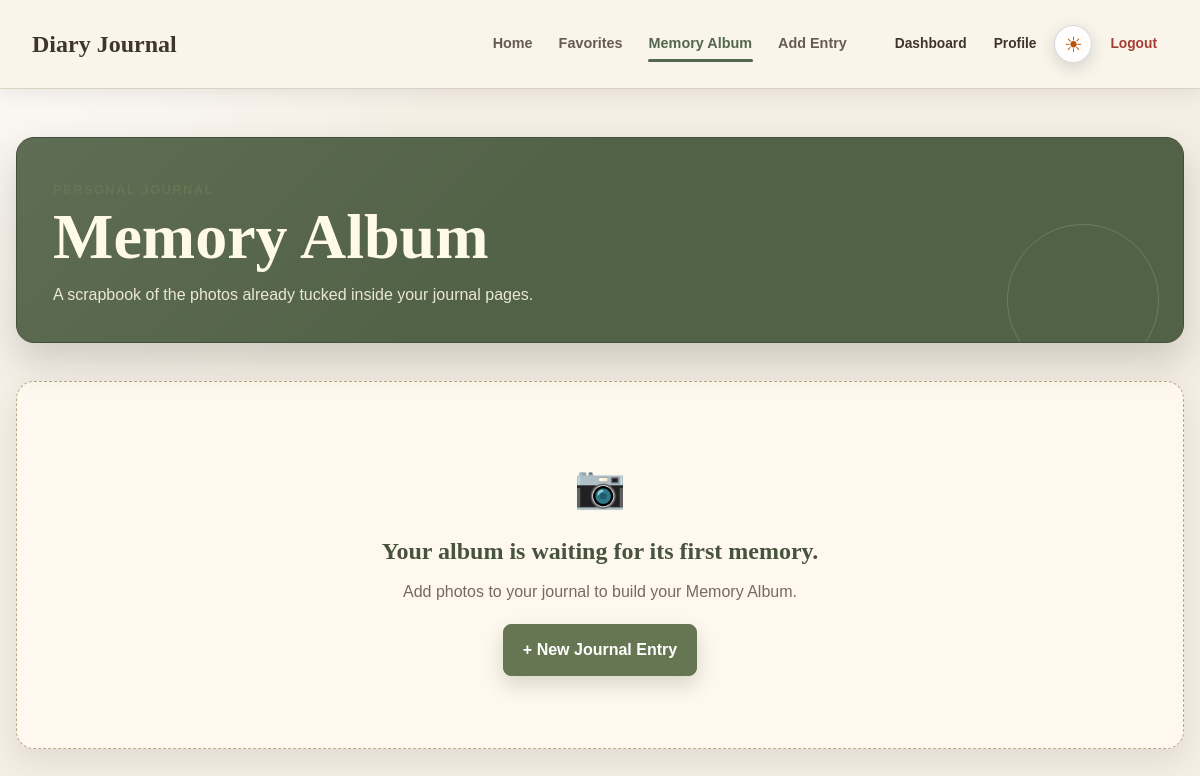
The app's page /modules/diary/memory_album.php (signed in), older data.
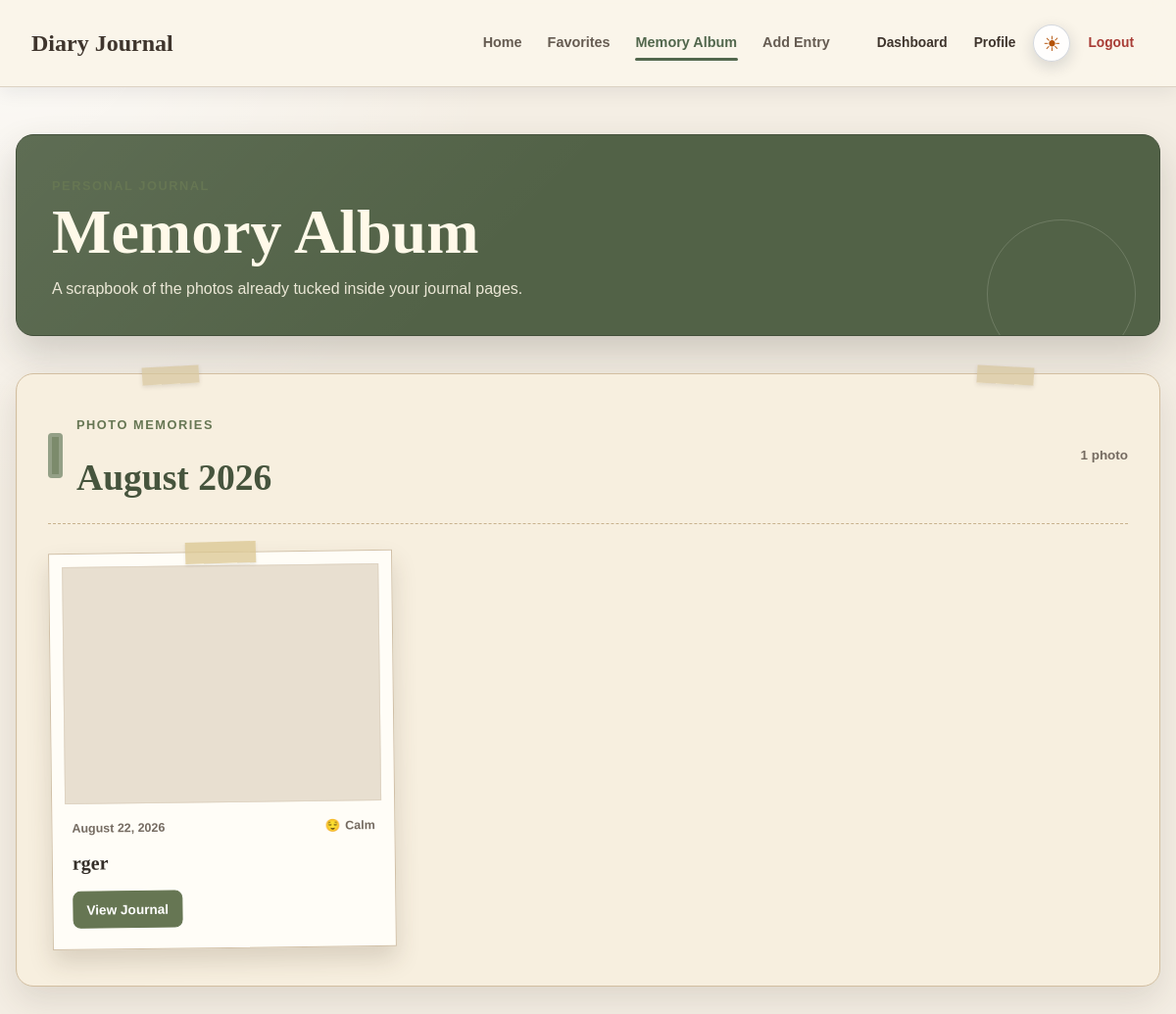
The same page, newer data.
### tables this page shows
CREATE TABLE `diary_entries` (
  `diary_id` int(11) NOT NULL,
  `user_id` int(11) NOT NULL,
  `title` varchar(150) NOT NULL,
  `content` text NOT NULL,
  `mood` varchar(30) NOT NULL,
  `weather` varchar(20) DEFAULT NULL,
  `entry_date` date NOT NULL,
  `created_at` timestamp NOT NULL DEFAULT current_timestamp(),
  `updated_at` timestamp NOT NULL DEFAULT current_timestamp() ON UPDATE current_timestamp(),
  `is_favorite` tinyint(1) NOT NULL DEFAULT 0
);

### modules/diary/memory_album.php (the view, shortened to what the rows shown need)
<?php
require_once __DIR__ . '/../../includes/session_check.php';
require_once __DIR__ . '/../../includes/shared_navbar.php';
require_once __DIR__ . '/../../config/database.php';
require_once __DIR__ . '/diary_model.php';
require_once __DIR__ . '/diary_memory_album.php';
$memory_album_context = diaryNavigationBuildReturnTo('memory_album.php');
$entries = getDiaryEntriesForUser($conn, $logged_in_user_id);
$load_error = $entries === false;
$album_photos = diaryMemoryAlbumExtractPhotos(
    $entries,
    $logged_in_user_id,
    true
);
$photos_by_month = diaryMemoryAlbumGroupPhotosByMonth($album_photos);
$diary_css_version = filemtime(__DIR__ . '/../../assets/css/diary.css');
function memoryAlbumEscape($value) {
    return htmlspecialchars((string) $value, ENT_QUOTES, 'UTF-8');
}
function memoryAlbumDisplayDate($entry_date) {
    $date = DateTimeImmutable::createFromFormat('!Y-m-d', (string) $entry_date);
    return $date && $date->format('Y-m-d') === $entry_date
        ? $date->format('F j, Y')
        : (string) $entry_date;
}
function memoryAlbumMonthHeading($month_key) {
    $date = DateTimeImmutable::createFromFormat('!Y-m', (string) $month_key);
    return $date && $date->format('Y-m') === $month_key
        ? $date->format('F Y')
        : (string) $month_key;
}
function memoryAlbumMoodEmoji($mood) {
    $icons = array(
        'Happy' => '😊',
        'Calm' => '😌',
        'Neutral' => '😐',
        'Sad' => '😢',
        'Stressed' => '😣'
    );
    return isset($icons[$mood]) ? $icons[$mood] : '📝';
}
?>
<!DOCTYPE html>
<html lang="en">
<head>
    <link rel="stylesheet" href="../../assets/css/theme.css">
    <link rel="stylesheet" href="../../assets/css/diary.css?v=<?php echo rawurlencode((string) $diary_css_version); ?>">
</head>
<body class="diary-page diary-memory-album-page">
    <main class="diary-container diary-memory-album-container">
        <header class="diary-list-header diary-memory-album-hero">
            <div class="diary-title-group">
                <h1>Memory Album</h1>
            </div>
        </header>
        <?php if ($load_error): ?>
            <div class="diary-alert diary-alert-error" role="alert">
                Your Memory Album could not be loaded right now. Please try again later.
            </div>
        <?php elseif (empty($photos_by_month)): ?>
            <section class="diary-memory-album-empty" aria-labelledby="memory-album-empty-heading">
                <h2 id="memory-album-empty-heading">Your album is waiting for its first memory.</h2>
            </section>
        <?php else: ?>
            <?php $album_card_index = 0; ?>
            <div class="diary-memory-album-groups">
                <?php foreach ($photos_by_month as $month_key => $month_photos): ?>
                    <?php $month_heading_id = 'memory-album-month-' . str_replace('-', '', $month_key); ?>
                    <section class="diary-memory-album-month" aria-labelledby="<?php echo memoryAlbumEscape($month_heading_id); ?>">
                        <header class="diary-memory-album-month-heading">
                            <span class="diary-memory-album-month-tab" aria-hidden="true"></span>
                            <div>
                                <p class="diary-eyebrow">Photo Memories</p>
                                <h2 id="<?php echo memoryAlbumEscape($month_heading_id); ?>">
                                    <?php echo memoryAlbumEscape(memoryAlbumMonthHeading($month_key)); ?>
                                </h2>
                            </div>
                            <p><?php echo memoryAlbumEscape(count($month_photos)); ?> <?php echo count($month_photos) === 1 ? 'photo' : 'photos'; ?></p>
                        </header>
                        <div class="diary-memory-album-grid">
                            <?php foreach ($month_photos as $photo): ?>
                                <?php
                                $variation = ($album_card_index % 6) + 1;
                                $album_card_index++;
                                $photo_alt = $photo['caption'] !== ''
                                    ? $photo['caption']
                                    : 'Photo from ' . $photo['title'];
                                ?>
                                <article class="diary-memory-photo-card diary-memory-photo-card--<?php echo memoryAlbumEscape($variation); ?>">
                                    <span class="diary-memory-photo-tape" aria-hidden="true"></span>
                                    <div class="diary-memory-photo-frame">
                                        <img
                                            src="<?php echo memoryAlbumEscape($photo['image_path']); ?>"
                                            alt="<?php echo memoryAlbumEscape($photo_alt); ?>"
                                            loading="lazy"
                                            decoding="async"
                                        >
                                    </div>
                                    <div class="diary-memory-photo-details">
                                        <div class="diary-memory-photo-meta">
                                            <time datetime="<?php echo memoryAlbumEscape($photo['entry_date']); ?>">
                                                <?php echo memoryAlbumEscape(memoryAlbumDisplayDate($photo['entry_date'])); ?>
                                            </time>
                                            <span>
                                                <span aria-hidden="true"><?php echo memoryAlbumEscape(memoryAlbumMoodEmoji($photo['mood'])); ?></span>
                                                <?php echo memoryAlbumEscape($photo['mood']); ?>
                                            </span>
                                        </div>
                                        <h3><?php echo memoryAlbumEscape($photo['title']); ?></h3>
                                        <a class="diary-action-button diary-action-primary" href="<?php echo memoryAlbumEscape(diaryNavigationViewUrl($photo['diary_id'], $memory_album_context)); ?>">
                                            View Journal
                                        </a>
                                    </div>
                                </article>
                            <?php endforeach; ?>
                        </div>
                    </section>
                <?php endforeach; ?>
            </div>
        <?php endif; ?>
    </main>
</body>
</html>

Row changes from the older to the newer data that the page shows:
added diary_entries: entry_date "August 2026", month_photos "1", entry_date "August 22, 2026", mood "😌", mood "Calm", title "rger"
Text that changed along with them:
text no longer shown: "📷 Your album is waiting for its first memory. Add photos to your journal to build your Memory Album. + New Journal Entry"
